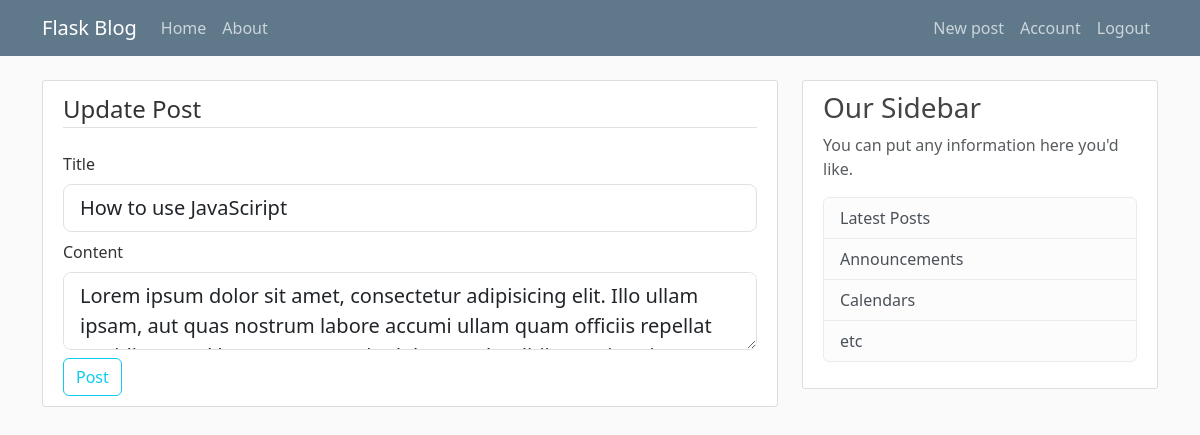
The app's page /post/4/update (signed in), older data.
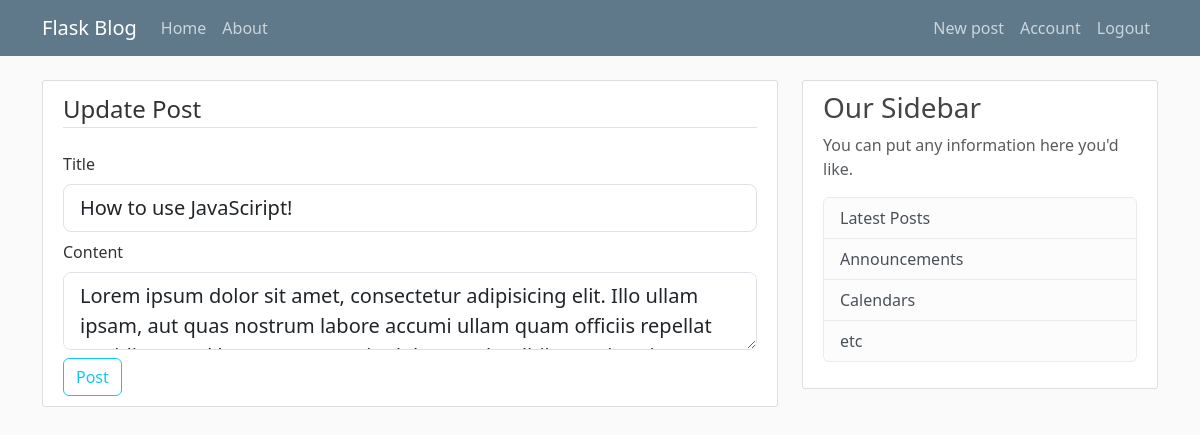
The same page, newer data.
### flaskblog/models.py (models this page shows, shortened)
class Post(db.Model):
  id = db.Column(db.Integer, primary_key=True)
  title = db.Column(db.String(100), unique=True, nullable=False)
  date_posted = db.Column(db.DateTime, nullable=False, default=datetime.now)
  content = db.Column(db.Text, nullable=False)
  user_id = db.Column(db.Integer, db.ForeignKey('user.id'), nullable=False)

### flaskblog/posts/routes.py (the view)
@posts.route('/post/<int:post_id>/update',methods=['GET','POST'])
@login_required
def update_post(post_id):
  post = Post.query.get_or_404(post_id)
  if post.author != current_user:
    abort(403)
  form = PostForm()
  if form.validate_on_submit():
    post.title = form.title.data
    post.content = form.content.data
    db.session.commit()
    flash('Your post has been updated!','success')
    return redirect(url_for('posts.post',post_id= post.id))
  elif request.method == 'GET':
    form.title.data = post.title
    form.content.data = post.content
  return render_template('create_post.html', title='Update Post', form=form, legend='Update Post')

### flaskblog/posts/forms.py
class PostForm(FlaskForm):
    title = StringField('Title',validators=[DataRequired()])
    content = TextAreaField('Content',validators=[DataRequired()])
    submit = SubmitField('Post')

### flaskblog/models.py (called while the page is built)
@login_manager.user_loader
def user_loader(user_id):
  return User.query.get(int(user_id))

### flaskblog/templates/create_post.html (shortened to what this page needs)
{% extends "layout.html" %}
{% block content %}
<div class="content-section">
    <form method="POST" action="">
        <fieldset class="form-group">
            <legend class="border-bottom mb-4">{{ legend }}</legend>
            <div class="form-group mb-2">
                {{ form.title.label(class="form-control-label mb-2") }}
                {% if form.title.errors %}
                    {{ form.title(class="form-control form-control-lg is-invalid") }}
                    <div class="invalid-feedback">
                        {% for error in form.title.errors %}
                            <span>{{ error }}</span>
                        {% endfor %}
                    </div>
                {% else %}
                    {{ form.title(class="form-control form-control-lg") }}
                {% endif %}
            </div>
            <div class="form-group mb-2">
                {{ form.content.label(class="form-control-label mb-2") }}
                {% if form.content.errors %}
                    {{ form.content(class="form-control form-control-lg is-invalid") }}
                    <div class="invalid-feedback">
                        {% for error in form.content.errors %}
                            <span>{{ error }}</span>
                        {% endfor %}
                    </div>
                {% else %}
                    {{ form.content(class="form-control form-control-lg") }}
                {% endif %}
            </div>
        </fieldset>
        <div class="form-group">
            {{ form.submit(class="btn btn-outline-info") }}
        </div>
    </form>
</div>
{% endblock content %}

Row changes from the older to the newer data that the page shows:
changed Post: title "How to use JavaSciript" → "How to use JavaSciript!"
